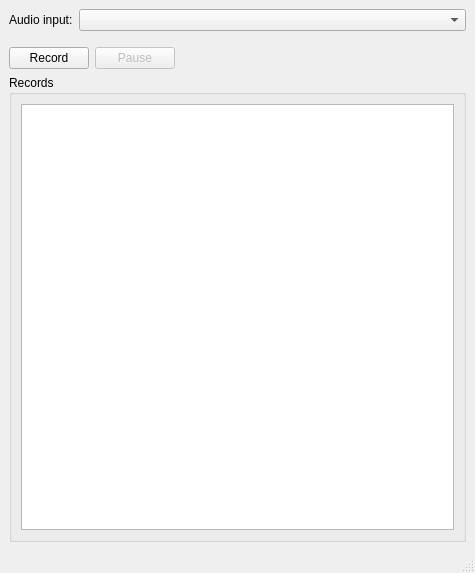
<?xml version="1.0" encoding="UTF-8"?>
<ui version="4.0">
 <class>MainWindow</class>
 <widget class="QMainWindow" name="MainWindow">
  <property name="geometry">
   <rect>
    <x>0</x>
    <y>0</y>
    <width>475</width>
    <height>573</height>
   </rect>
  </property>
  <property name="windowTitle">
   <string>MainWindow</string>
  </property>
  <property name="windowIcon">
   <iconset resource="mainwindow.qrc">
    <normaloff>:/icons/mic</normaloff>:/icons/mic</iconset>
  </property>
  <widget class="QWidget" name="centralwidget">
   <layout class="QVBoxLayout" name="verticalLayout">
    <item>
     <layout class="QHBoxLayout" name="horizontalLayout_3" stretch="0,1">
      <item>
       <widget class="QLabel" name="label">
        <property name="text">
         <string>Audio input:</string>
        </property>
       </widget>
      </item>
      <item>
       <widget class="QComboBox" name="cmboxAudioInput">
        <property name="sizePolicy">
         <sizepolicy hsizetype="Ignored" vsizetype="Fixed">
          <horstretch>0</horstretch>
          <verstretch>0</verstretch>
         </sizepolicy>
        </property>
       </widget>
      </item>
     </layout>
    </item>
    <item>
     <spacer name="verticalSpacer_2">
      <property name="orientation">
       <enum>Qt::Orientation::Vertical</enum>
      </property>
      <property name="sizeType">
       <enum>QSizePolicy::Policy::Fixed</enum>
      </property>
      <property name="sizeHint" stdset="0">
       <size>
        <width>20</width>
        <height>10</height>
       </size>
      </property>
     </spacer>
    </item>
    <item>
     <layout class="QHBoxLayout" name="horizontalLayout" stretch="0,0,0">
      <item>
       <widget class="QPushButton" name="pbRecordingStartAndStop">
        <property name="text">
         <string>Record</string>
        </property>
        <property name="icon">
         <iconset resource="mainwindow.qrc">
          <normaloff>:/icons/record</normaloff>:/icons/record</iconset>
        </property>
        <property name="iconSize">
         <size>
          <width>16</width>
          <height>16</height>
         </size>
        </property>
        <property name="checkable">
         <bool>true</bool>
        </property>
       </widget>
      </item>
      <item>
       <widget class="QPushButton" name="pbRecordingPause">
        <property name="enabled">
         <bool>false</bool>
        </property>
        <property name="text">
         <string>Pause</string>
        </property>
        <property name="icon">
         <iconset resource="mainwindow.qrc">
          <normaloff>:/icons/pause</normaloff>:/icons/pause</iconset>
        </property>
        <property name="checkable">
         <bool>true</bool>
        </property>
       </widget>
      </item>
      <item>
       <spacer name="horizontalSpacer">
        <property name="orientation">
         <enum>Qt::Orientation::Horizontal</enum>
        </property>
        <property name="sizeType">
         <enum>QSizePolicy::Policy::Expanding</enum>
        </property>
        <property name="sizeHint" stdset="0">
         <size>
          <width>0</width>
          <height>20</height>
         </size>
        </property>
       </spacer>
      </item>
     </layout>
    </item>
    <item>
     <widget class="QGroupBox" name="gboxRecords">
      <property name="title">
       <string>Records</string>
      </property>
      <layout class="QHBoxLayout" name="horizontalLayout_2">
       <item>
        <widget class="QTableView" name="recordsTableView">
         <property name="editTriggers">
          <set>QAbstractItemView::EditTrigger::EditKeyPressed|QAbstractItemView::EditTrigger::SelectedClicked</set>
         </property>
         <property name="selectionBehavior">
          <enum>QAbstractItemView::SelectionBehavior::SelectRows</enum>
         </property>
        </widget>
       </item>
      </layout>
     </widget>
    </item>
   </layout>
  </widget>
  <widget class="QMenuBar" name="menubar">
   <property name="geometry">
    <rect>
     <x>0</x>
     <y>0</y>
     <width>475</width>
     <height>22</height>
    </rect>
   </property>
  </widget>
  <widget class="QStatusBar" name="statusbar"/>
 </widget>
 <resources>
  <include location="mainwindow.qrc"/>
 </resources>
 <connections>
  <connection>
   <sender>pbRecordingStartAndStop</sender>
   <signal>toggled(bool)</signal>
   <receiver>pbRecordingPause</receiver>
   <slot>setEnabled(bool)</slot>
   <hints>
    <hint type="sourcelabel">
     <x>74</x>
     <y>248</y>
    </hint>
    <hint type="destinationlabel">
     <x>268</x>
     <y>257</y>
    </hint>
   </hints>
  </connection>
 </connections>
</ui>
